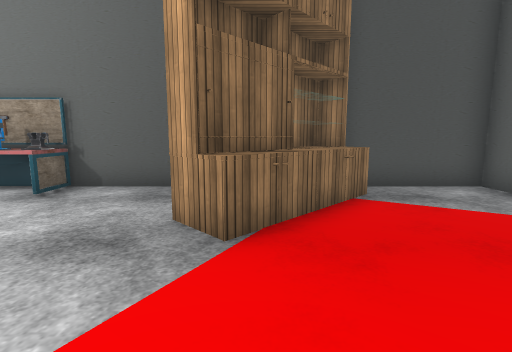
View 1 (above)

12 first-person views from a walk through a Unity game level. The camera is 1.2 m above the floor, tilts 8° down and sees 85° across. The floor is counted in squares, 1 m on a side. Each view is taken from the middle of a square. On the plan, view 1 faces up. The plan holds only what a view shows up to about 13 squares ahead; the rest is blank. The place goes on beyond the plan. The player character is not drawn. Door leaves are left out, so doorways stand open. Some surface patterns are stand-ins.

View 2
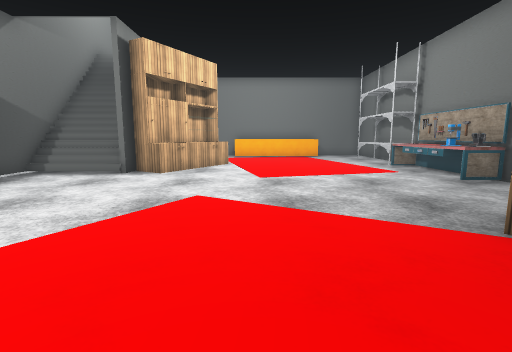

View 3
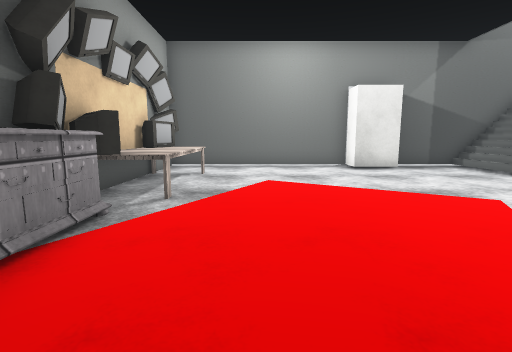

View 4
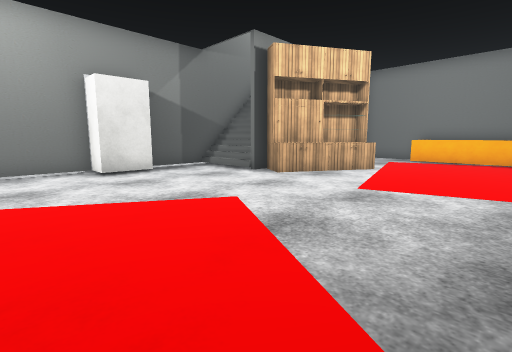

View 5
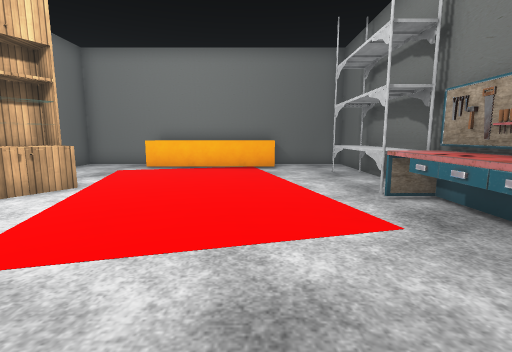

View 6
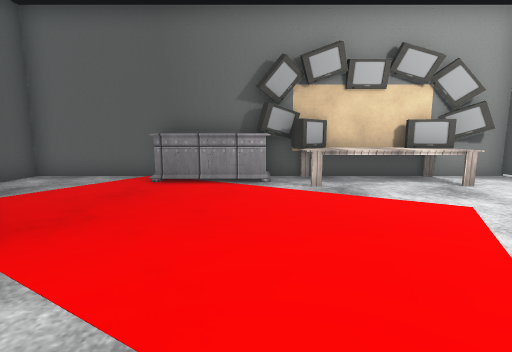

View 7
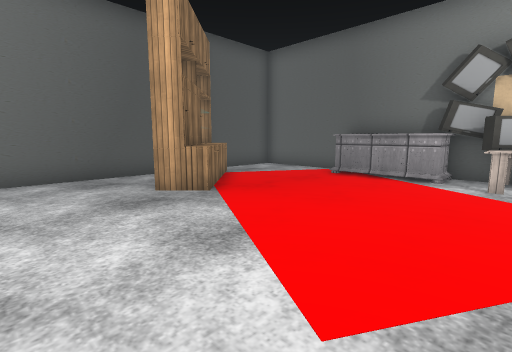

View 8
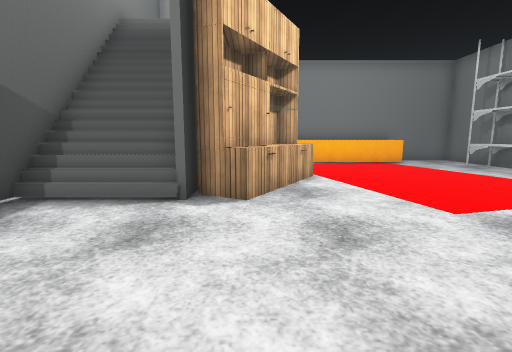

View 9
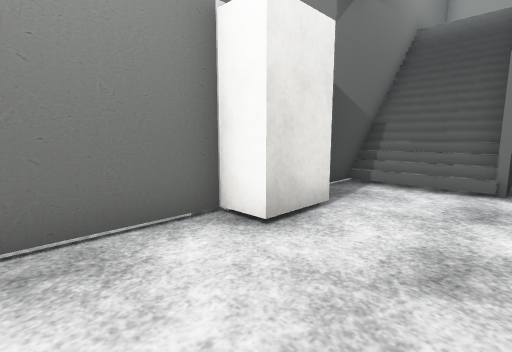

View 10
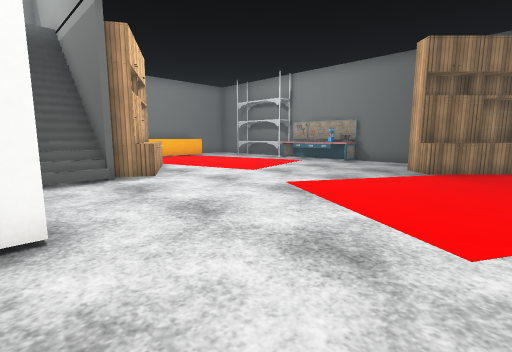

View 11
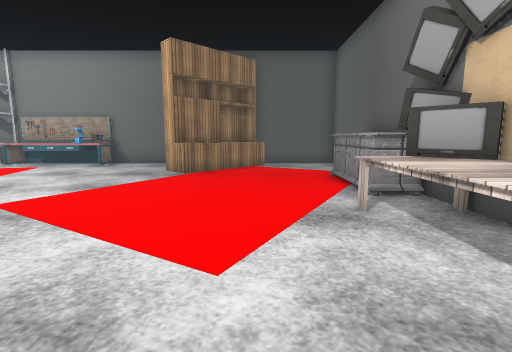

View 12
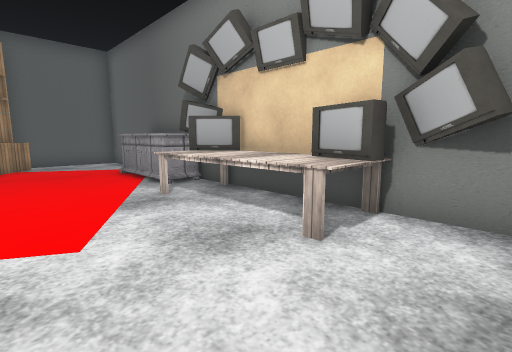

### Floor plan
Key: @ floor where view 1 was taken; # wall or solid block; . floor; / step, stairs or slope; = window, fence, low wall or low ledge; ^ raised ledge; C cabinet; S shelf; T TV; A table; B block; O other object.
Columns run from 15 left of view 1 to 6 right of it. Each row starts with its distance up from view 1.
  7 ######################
  6 #..SSSSOOOO.....CC...#
  5 #..............CCC...#
  4 ^.............CCC....#
  3 ^^.............C....O#
  2 ^^.................O #
  1 ^^.................O #
  0 ^^.............@...OT#
 -1 ^^....C............AT#
 -2 #....CCC...........AT#
 -3 #....C=CCC.........AA#
 -4 ##### ##C#.........AT#
 -5 #   //////.........AT#
 -6 #   //////..........TT
 -7 #   //////..BB......T#
 -8 ######################

Where each view was taken, in squares from view 1:
view 1: 0 up, 0 right, facing up
view 2: 0 up, 3 right, facing left
view 3: 4 up, 2 right, facing down
view 4: 3 up, 1 right, facing down-left
view 5: 3 up, 3 left, facing left
view 6: 0 up, 3 left, facing right
view 7: 2 down, 4 left, facing up-right
view 8: 3 down, 1 left, facing left
view 9: 4 down, 1 right, facing down-left
view 10: 7 down, 2 right, facing up-left
view 11: 6 down, 2 right, facing up
view 12: 7 down, 1 right, facing up-right
